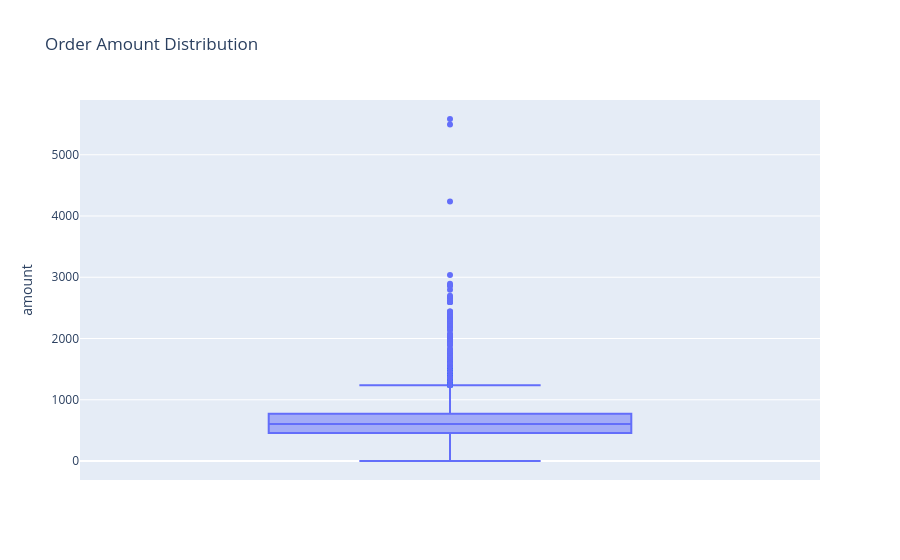

The notebook cell saved with this chart:
### Code cell
## plotly box plot 
fig = px.box(df,y="amount",title="Order Amount Distribution")
fig.show()

### Figure 1 — Plotly figure (JSON) as saved in the notebook; plotly's stock layout.template omitted (floating-point values rounded to 4 significant figures; data arrays with more than 128 entries replaced by an {"elided": "..."} marker saying what was removed)
{"data": [{"alignmentgroup": "True", "hovertemplate": "amount=%{y}<extra></extra>", "legendgroup": "", "marker": {"color": "#636efa"}, "name": "", "notched": false, "offsetgroup": "", "orientation": "v", "showlegend": false, "type": "box", "x0": " ", "xaxis": "x", "y": {"elided": "128975 float values"}, "y0": " ", "yaxis": "y"}], "layout": {"boxmode": "group", "legend": {"tracegroupgap": 0}, "title": {"text": "Order Amount Distribution"}, "xaxis": {"anchor": "y", "domain": [0, 1]}, "yaxis": {"anchor": "x", "domain": [0, 1], "title": {"text": "amount"}}}}
